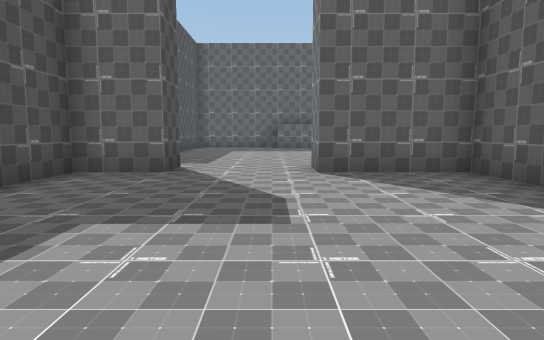
[1] (above)

18 first-person views from a walk through a 3-D level made in the Unity game engine. The camera is 1.3 m above the floor, tilts 6° down and sees 75° across. The floor is counted in squares, 2 m on a side. Each view is taken from the middle of a square. On the plan, view 1 faces up. The plan holds only what a view shows up to about 10 squares ahead; the rest is blank. The place goes on beyond the plan. Some surface patterns are stand-ins.

[2]
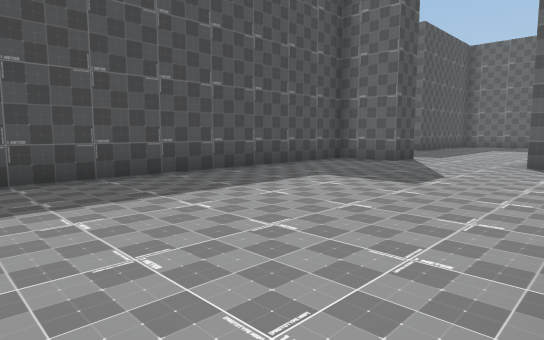

[3]
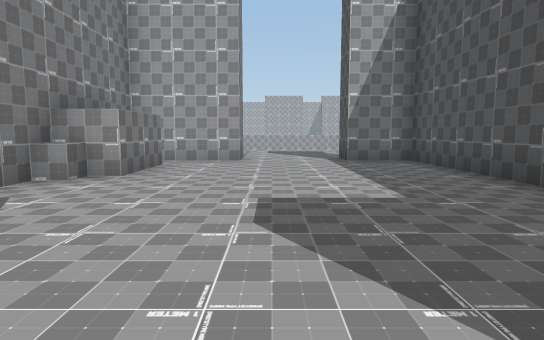

[4]
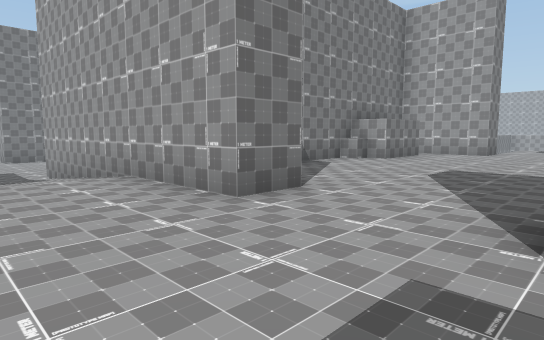

[5]
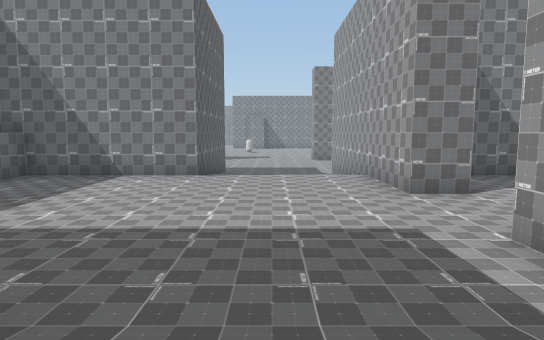

[6]
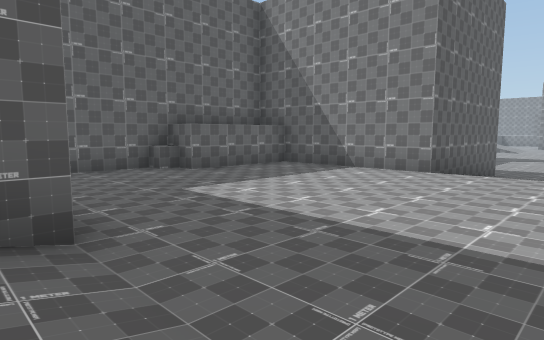

[7]
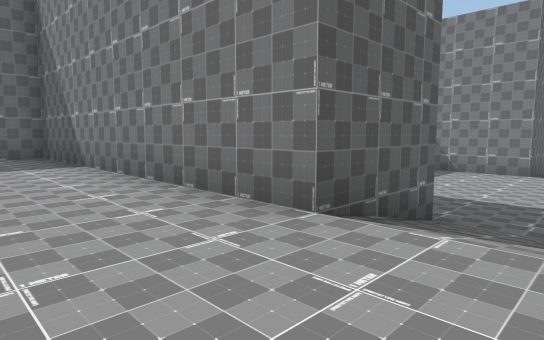

[8]
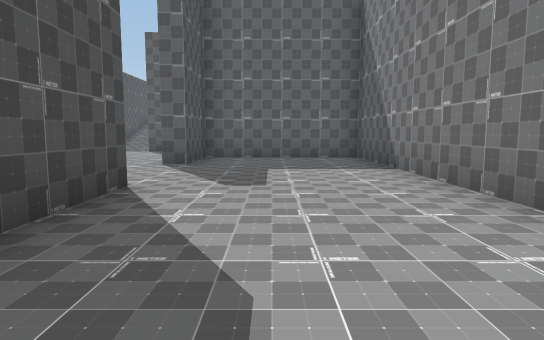

[9]
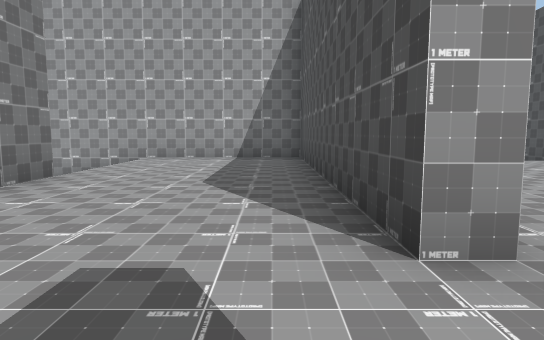

[10]
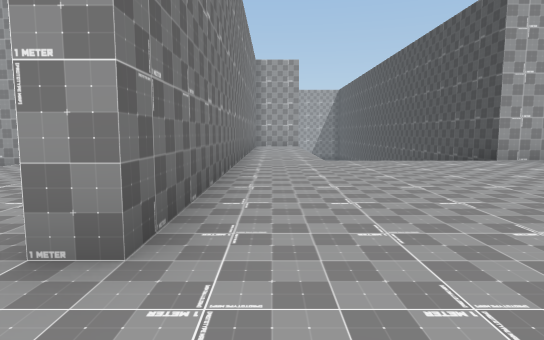

[11]
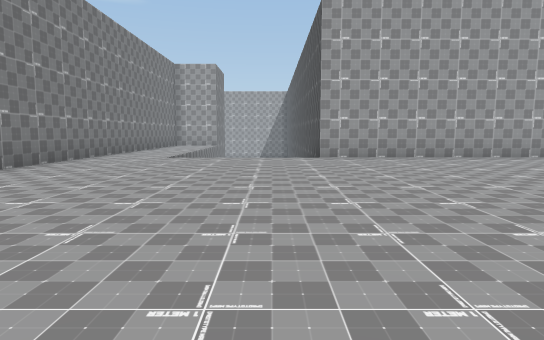

[12]
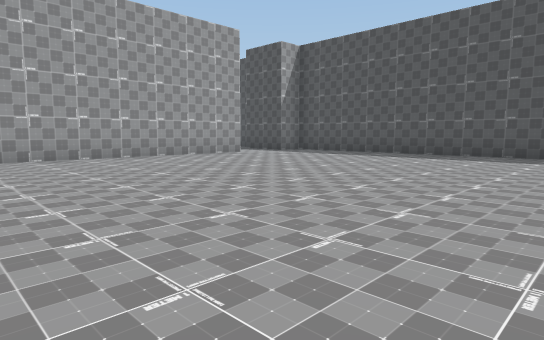

[13]
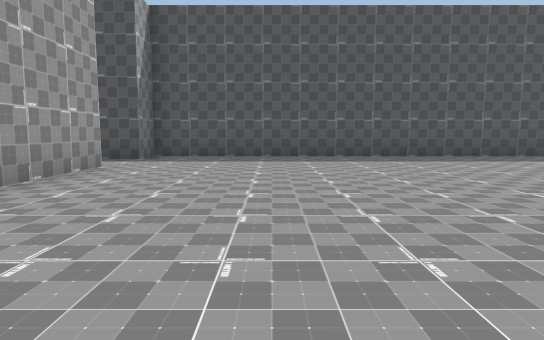

[14]
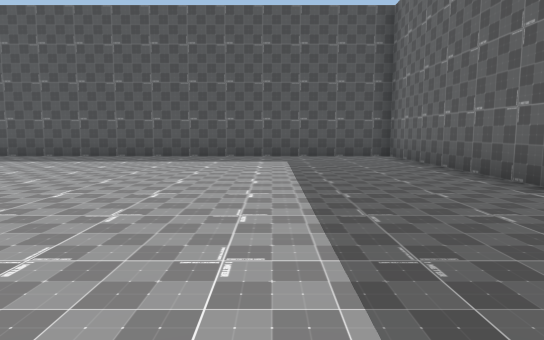

[15]
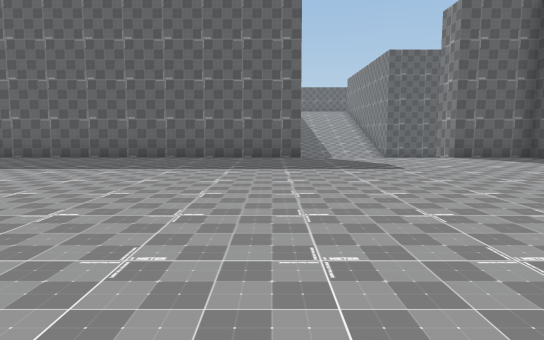

[16]
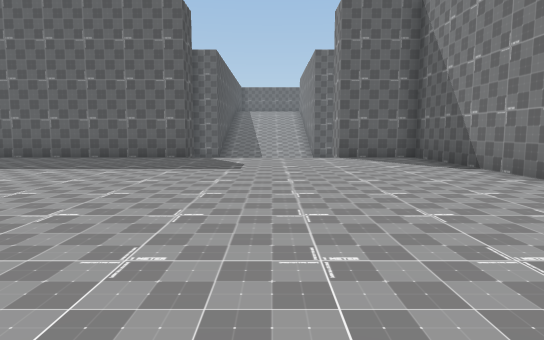

[17]
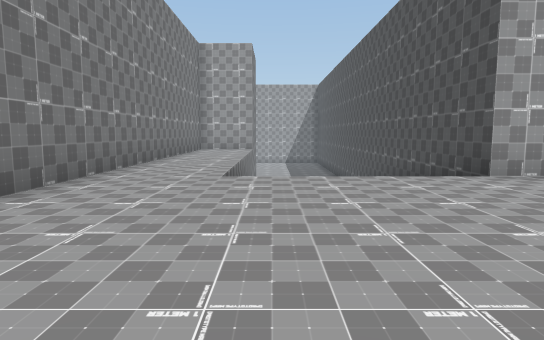

[18]
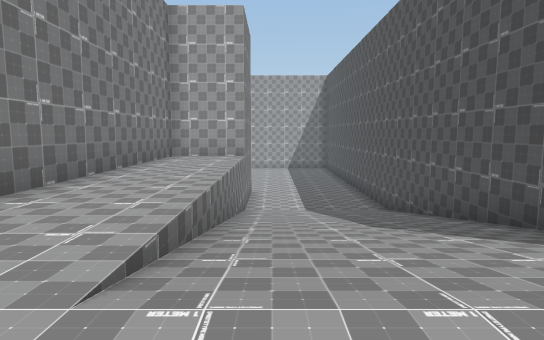

### Floor plan
Key: @ floor where view 1 was taken; # wall or solid block; . main floor; - floor 1 m lower than the main floor; _ floor 2 m lower than the main floor; < floor 3 m lower than the main floor; / step, stairs or slope.
Columns run from 27 left of view 1 to 9 right of it. Each row starts with its distance up from view 1.
 23 ###########/   ###
 22 #................#
 21 #................#
 20 #................######
 19 #................#....#
 18 #................#....#
 17 #.....................#
 16 #.....................#  ####
 15 #.....................#  ---####
 14 #................#....#  ------#
 13 #................#....# -------#
 12 #................#....# -------#
 11 #................#....##-------####
 10 #................#....//-------////
  9 #................#....//-------/
  8 #................#.... /-------/// __
  7 ##. #######////..#....//-------////__
  6           #////..#########--########
  5           #////..#     #-------#
  4           #////..#     #-------#
  3           #////..#     #-------#
  2           #////..#     #-------#
  1           #////..#     #------##
  0           #////..#     #---@--#
 -1           #<<<<###     #------#
 -2                        #------
 -3                        ###--###
 -4                          ---

Where each view was taken, in squares from view 1:
view 1: 0 up, 0 right, facing up
view 2: 2 down, 2 right, facing up-left
view 3: 6 up, 0 right, facing down
view 4: 9 up, 2 left, facing down-right
view 5: 9 up, 5 left, facing right
view 6: 8 up, 4 left, facing up-right
view 7: 9 up, 8 left, facing up-right
view 8: 10 up, 8 left, facing up
view 9: 16 up, 9 left, facing down
view 10: 16 up, 11 left, facing down
view 11: 17 up, 15 left, facing down
view 12: 17 up, 16 left, facing down-left
view 13: 11 up, 17 left, facing left
view 14: 19 up, 17 left, facing left
view 15: 13 up, 17 left, facing up
view 16: 13 up, 14 left, facing up
view 17: 13 up, 13 left, facing down
view 18: 9 up, 13 left, facing down
